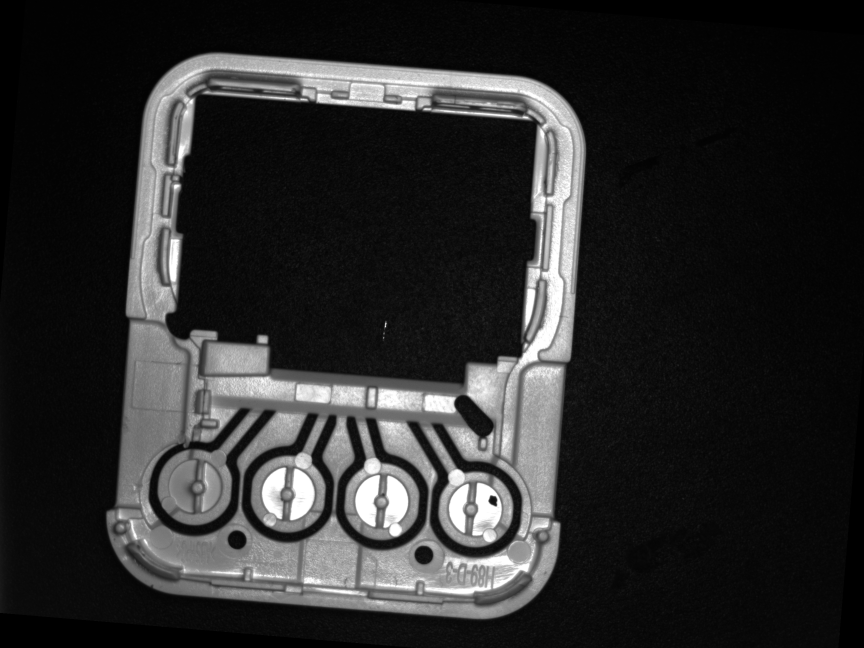
#> input picture snap7.png, 2592 x 1944 px (shown at 1/3 size)
$ python -i validate_backlight_hollow_window.py   (imports and definitions only)   (older library calls are emulated)
#> lines starting #> are read from the running program, lines starting #| are printed output that depends on the picture; after the words box and inside, x2 and y2 are one past the last pixel; in counts of white or black regions, pixels touching at a corner belong together
### cadviewer/core/config.py
"""
AppConfig — persistent application settings stored as JSON.

Saved to the per-user cadviewer config directory on exit, loaded on startup.
"""

from __future__ import annotations

import json
from dataclasses import dataclass, field, asdict
import os
import re
import shutil
import tempfile
from pathlib import Path
from typing import Optional, Any

try:
    import numpy as np
    HAS_NUMPY = True
except ImportError:
    HAS_NUMPY = False

def _default_config_dir() -> Path:
    if os.name == "nt":
        base = os.environ.get("APPDATA")
        if base:
            return Path(base) / "cadviewer"
        return Path.home() / "AppData" / "Roaming" / "cadviewer"
    base = os.environ.get("XDG_CONFIG_HOME")
    if base:
        return Path(base) / "cadviewer"
    return Path.home() / ".config" / "cadviewer"


def get_config_dir() -> Path:
    """Return the per-user configuration directory for the current OS."""
    return _default_config_dir()


# [24 lines left out: functions get_data_dir, _safe_path_component, not called in this run]


def get_profile_data_dir(profile_name: str, *parts: str) -> Path:
    """Return the data directory for a production profile."""
    return get_data_dir("production_profiles", _safe_path_component(profile_name), *parts)


_CONFIG_DIR = _default_config_dir()
_CONFIG_FILE = _CONFIG_DIR / "settings.json"
_CONFIG_BACKUP_FILE = _CONFIG_DIR / "settings.json.bak"
_LAST_LOAD_STATUS = "ok"
_LAST_LOAD_ERROR = ""


# [11 lines left out: function _json_safe, not called in this run]


@dataclass
class CameraConfig:
    exposure_us: int = 30000
    gamma: int = 100
    contrast: int = 100
    analog_gain: int = 16
    ae_enabled: bool = False
    reverse_x: bool = False
    reverse_y: bool = False


@dataclass
class LightChannelConfig:
    brightness: int = 180
    enabled: bool = False


@dataclass
class LightControllerConfig:
    device: str = "/dev/ttyUSB0"
    baud: int = 9600
    timeout_s: float = 0.7
    backlight_settle_delay_ms: int = 200
    ring_light_settle_delay_ms: int = 200
    ring_ch1: LightChannelConfig = field(default_factory=LightChannelConfig)
    ring_ch2: LightChannelConfig = field(default_factory=LightChannelConfig)
    backlight_ch4: LightChannelConfig = field(default_factory=LightChannelConfig)


@dataclass
class CalibrationConfig:
    chessboard_cols: int = 11
    chessboard_rows: int = 8
    chessboard_cell_mm: float = 21.0
    chessboard_image_path: str = ""


@dataclass
class LensCalibrationConfig:
    camera_matrix: list = field(default_factory=list)
    dist_coeffs: list = field(default_factory=list)
    reprojection_error: float = 0.0
    calibration_model: str = "standard"
    calibration_flags: int = 0
    calibrated: bool = False
    image_count: int = 0
    image_size: list = field(default_factory=list)
    coordinate_correction: dict = field(default_factory=dict)
    correction_model_type: str = "none"  # "none", "affine", "homography"
    residual_map: dict = field(default_factory=dict)

    # [45 lines left out: functions get_camera_matrix, get_dist_coeffs, get_image_size, set_from_results, not called in this run]


@dataclass
class AppConfig:
    pixel_size_mm: float = 0.01
    last_image_path: str = ""
    last_dxf_path: str = ""
    camera: CameraConfig = field(default_factory=CameraConfig)
    calibration: CalibrationConfig = field(default_factory=CalibrationConfig)
    lens_calibration: LensCalibrationConfig = field(default_factory=LensCalibrationConfig)
    production_profiles: list = field(default_factory=list)
    active_production_profile: str = ""
    last_dxf_file: str = ""
    language: str = "en"
    light_controller: LightControllerConfig = field(default_factory=LightControllerConfig)
    line_fit_side_overrides: dict = field(default_factory=dict)
    apply_correction_map: bool = True
    dual_light_orientation_guard_enabled: bool = True
    measurement_queries: str = ""

    # [128 lines left out: functions load, save, _build_config_from_dict, _try_load_backup, _snapshot_config_backup, _load_light_channel_config and 1 more, not called in this run]

### tools/validate_backlight_hollow_window.py
#!/usr/bin/env python3
"""Validate one backlight hollow-window image using chessboard pixel scale only.

This tool intentionally does not use CAD dimensions, window-registration affine
scale, or any CAD nominal to compute measurement scale.  It measures the
backlight window directly in image pixels and converts with AppConfig.pixel_size_mm.
"""

from __future__ import annotations

import argparse
import json
import sys
from dataclasses import dataclass
from pathlib import Path
from typing import Optional

import numpy as np

from cadviewer.core.config import AppConfig
from cadviewer.measurement.window_dimensions import (
    WindowLineDimensions,
    corner_segment_distances,
    line_intersection,
    measure_window_line_dimensions,
    side_line_corners,
)
from cadviewer.registration.auto_correspondence import undistort_if_calibrated

try:
    import cv2
except ImportError as exc:  # pragma: no cover
    raise SystemExit(f"OpenCV is required: {exc}") from exc

try:
    import diplib as dip
    HAS_DIPLIB = True
except ImportError:  # pragma: no cover
    HAS_DIPLIB = False


@dataclass
class WindowFit:
    bbox: tuple[int, int, int, int]
    threshold: int
    confidence: float
    side_lines: dict[str, tuple[float, float, float]]
    corners: np.ndarray
    distances_px: dict[str, float]
    distances_mm: dict[str, float]
    errors_mm: dict[str, float]
    line_dimensions: WindowLineDimensions
    fit_quality: dict
    gradient_method: str
    fit_mode: str
    edge_bias: str
    light_fraction: float
    undistorted: bool
    pixel_size_mm: float


# [6 lines left out: function _to_gray, not called in this run]


def _bright_threshold_candidates(gray: np.ndarray) -> list[int]:
    values = [170, 180, 190, 200, 210, 220, 230, 240, 245]
    try:
        otsu, _ = cv2.threshold(gray, 0, 255, cv2.THRESH_BINARY + cv2.THRESH_OTSU)
        values.extend([
            int(round(float(otsu) + 10.0)),
            int(round(float(otsu) + 25.0)),
            int(round(float(otsu) + 40.0)),
        ])
    except Exception:
        pass
    percentiles = np.percentile(gray, [60, 70, 75, 80, 85, 90])
    values.extend(int(round(float(v))) for v in percentiles)
    return sorted({int(np.clip(v, 150, 250)) for v in values})


def _select_bright_window_component(
    gray: np.ndarray,
    target_aspect: Optional[float] = None,
) -> tuple[np.ndarray, tuple[int, int, int, int], int, float]:
    h, w = gray.shape[:2]
    best = None
    best_score = float("-inf")
    kernel = cv2.getStructuringElement(cv2.MORPH_RECT, (7, 7))
    for threshold in _bright_threshold_candidates(gray):
        mask = (gray > threshold).astype(np.uint8)
        mask = cv2.morphologyEx(mask, cv2.MORPH_CLOSE, kernel)
        n, labels, stats, centroids = cv2.connectedComponentsWithStats(mask, 8)
        for idx in range(1, n):
            x, y, bw, bh, area = [float(v) for v in stats[idx]]
            if area < 80000:
                continue
            if bw > w * 0.90 or bh > h * 0.85:
                continue
            aspect = bw / max(bh, 1.0)
            normalized_aspect = max(aspect, 1.0 / max(aspect, 1e-12))
            if not 0.35 <= normalized_aspect <= 3.5:
                continue
            cx, cy = centroids[idx]
            center_penalty = abs(cx - w / 2.0) + abs(cy - h / 2.0)
            border_penalty = 0.0
            if x <= 2 or y <= 2 or x + bw >= w - 2 or y + bh >= h - 2:
                border_penalty = area * 0.6
            if target_aspect is not None and np.isfinite(target_aspect) and target_aspect > 0:
                aspect_error = abs(float(np.log(normalized_aspect / target_aspect)))
                score = (
                    -aspect_error * 1_000_000.0
                    + area * 0.02
                    - center_penalty * 10.0
                    - border_penalty
                )
            else:
                score = area - center_penalty * 80.0 - border_penalty
            if score > best_score:
                best_score = score
                best = (labels == idx, (int(x), int(y), int(x + bw - 1), int(y + bh - 1)), threshold)
    if best is None:
        raise RuntimeError("No suitable bright hollow-window region detected")
    comp, bbox, threshold = best
    return comp, bbox, threshold, float(best_score)


# [370 lines left out: functions _scan_component_sides, _gradient_magnitude, _profile_peaks, _select_profile_peak, _light_inner_crossing, _light_inner_crossing_with_stats and 6 more, not called in this run]


def _measure_distances(corners: np.ndarray) -> dict[str, float]:
    return corner_segment_distances(corners)


# [275 lines left out: functions _fit_window, _line_segment_for_box, _draw_overlay, _put_label, _fit_to_dict, main, not called in this run]


# [2 lines not run here, left out]

>>> import cv2
>>> picture = cv2.imread('../snap7.png', cv2.IMREAD_GRAYSCALE)
#> picture is the input picture: shape (1944, 2592); min 0, max 255, mean 43
>>> result = _select_bright_window_component(picture)
#> in _bright_threshold_candidates, `values = [170, 180, 190, 200, 210, 220, 230, 240, 245]`: values = [170, 180, 190, 200, 210, 220, 230, 240, 245]
#> in _bright_threshold_candidates, `otsu, _ = cv2.threshold(gray, 0, 255, cv2.THRESH_BINARY + cv2.THRESH_O..`: otsu = 84
#> in _bright_threshold_candidates, `percentiles = np.percentile(gray, [60, 70, 75, 80, 85, 90])`: percentiles = [12, 17, 26, 104, 131, 157]
#> the loop in _select_bright_window_component, `for threshold in _bright_threshold_candidates(gray):` made 11 passes
#> (threshold, n) on passes 1 to 11: (150, 231), (157, 235), (170, 296), (180, 422), (190, 394), (200, 309), (210, 280), (220, 235), (230, 233), (240, 214), (245, 200)
#> pass 1, in _select_bright_window_component, `mask = (gray > threshold).astype(np.uint8)`:
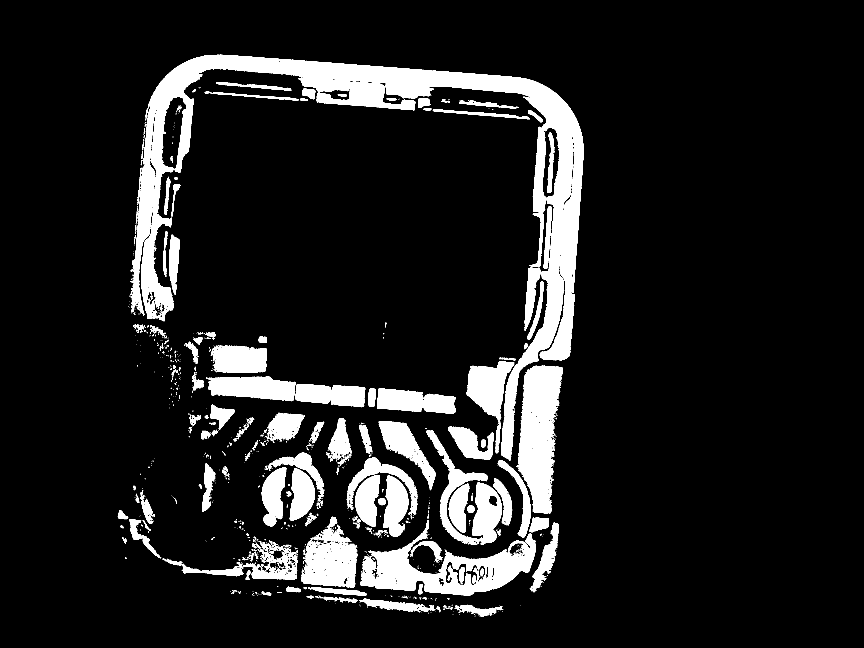
#> mask: shape (1944, 2592) (shown at 1/3 size); values 0 (black) and 1 (white), 11.4% white; 1221 white regions (998 under 20 px), largest, box (x1, y1, x2, y2) and area: (392, 164, 1751, 1382) 206350, (1081, 1560, 1607, 1787) 42774, (1550, 1097, 1689, 1540) 39080
#> pass 1, in _select_bright_window_component, `mask = cv2.morphologyEx(mask, cv2.MORPH_CLOSE, kernel)`:
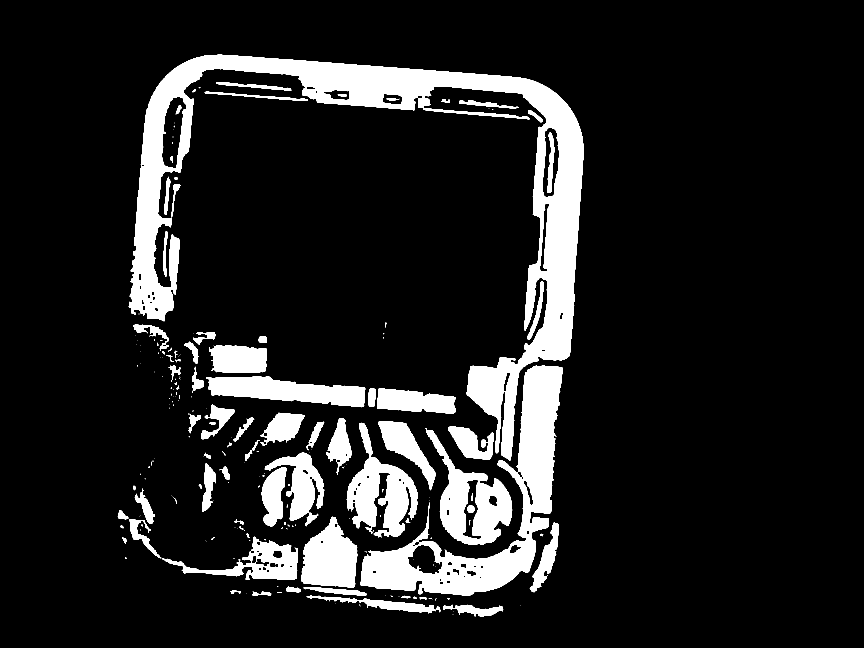
#> mask: shape (1944, 2592) (shown at 1/3 size); values 0 (black) and 1 (white), 12.4% white; 230 white regions (138 under 20 px), largest, box (x1, y1, x2, y2) and area: (386, 164, 1751, 1382) 253223, (1081, 1097, 1689, 1787) 100747, (1275, 1284, 1537, 1635) 33418
#> pass 1, in _select_bright_window_component, `n, labels, stats, centroids = cv2.connectedComponentsWithStats(mask, 8)`:
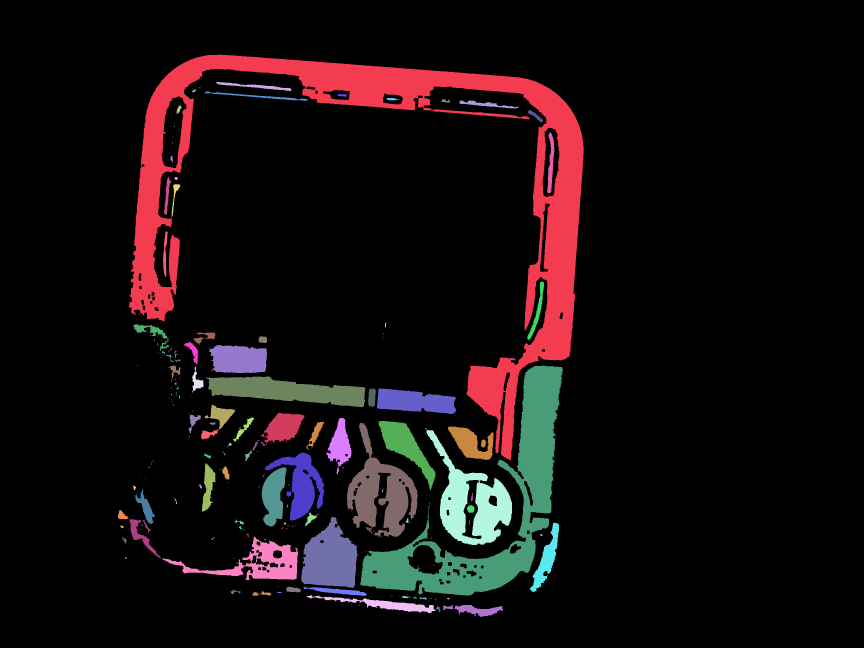
#> labels: shape (1944, 2592) int32 (shown at 1/3 size); 231 distinct labels, from 0 to 230; one colour per label, 0 black
#> pass 2, in _select_bright_window_component, `mask = (gray > threshold).astype(np.uint8)`:
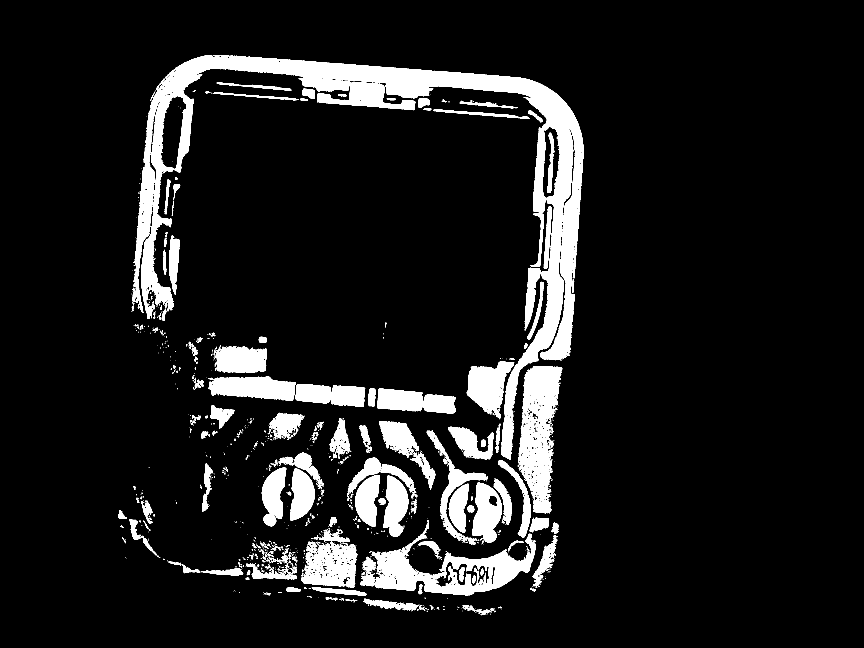
#> mask: shape (1944, 2592) (shown at 1/3 size); values 0 (black) and 1 (white), 10% white; 1308 white regions (1062 under 20 px), largest, box (x1, y1, x2, y2) and area: (396, 165, 1751, 1380) 193057, (1082, 1600, 1607, 1786) 35197, (1553, 1098, 1687, 1540) 32001
#> after the loop in _select_bright_window_component, `for threshold in _bright_threshold_candidates(gray):`:
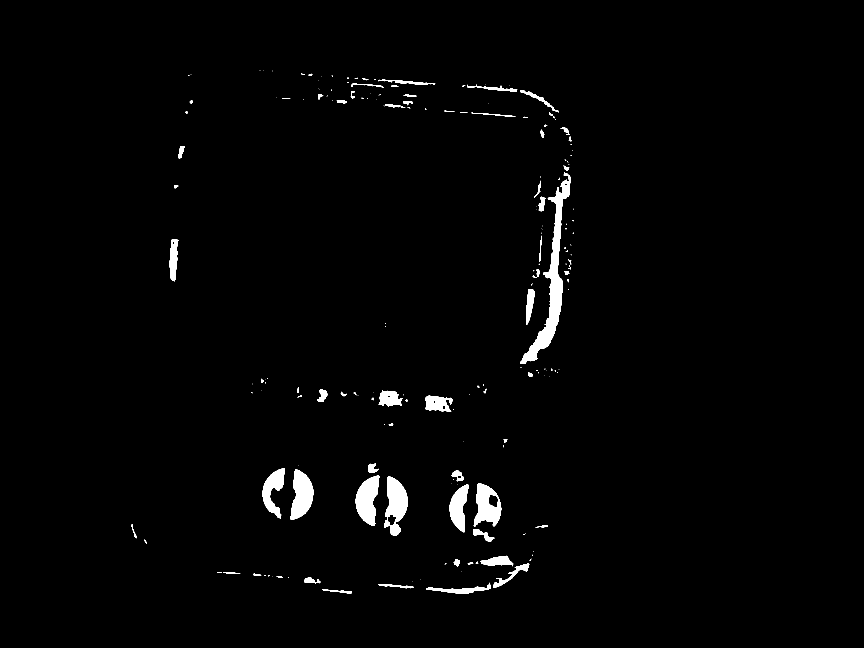
#> mask: shape (1944, 2592) (shown at 1/3 size); values 0 (black) and 1 (white), 1.6% white; 199 white regions (117 under 20 px), largest, box (x1, y1, x2, y2) and area: (1561, 518, 1712, 1092) 16361, (1152, 1429, 1224, 1607) 7290, (1067, 1427, 1138, 1578) 6944
#> after the loop in _select_bright_window_component, `for threshold in _bright_threshold_candidates(gray):`: best_score = 212192.3
#> in _select_bright_window_component, `comp, bbox, threshold = best`:
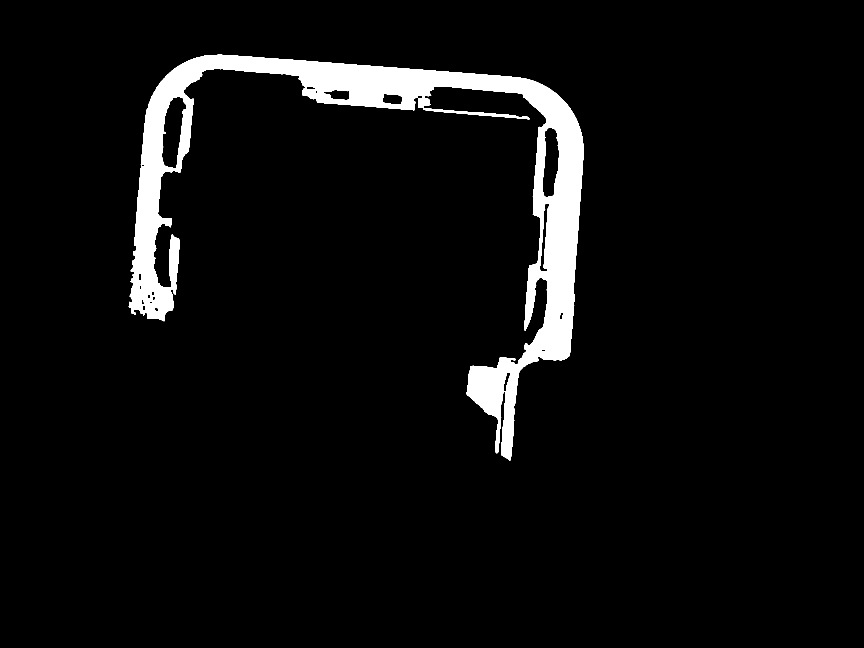
#> comp: shape (1944, 2592) bool (shown at 1/3 size); 5% white; 1 white region, box (x1, y1, x2, y2) and area: (386, 164, 1751, 1382) 253223
#> in _select_bright_window_component, `comp, bbox, threshold = best`: bbox = (386, 164, 1750, 1381); threshold = 150
